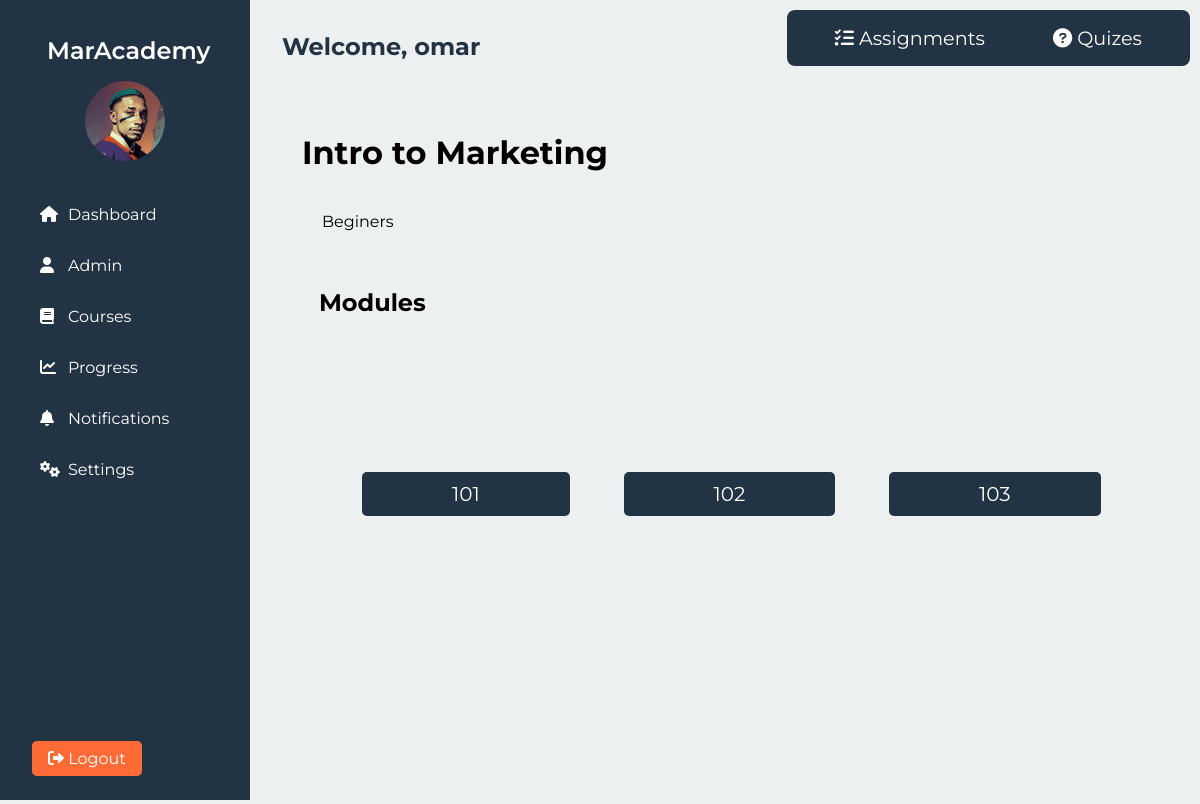
Screenshot of /detail/6/ (signed in) with the database file from the repository.
### ourusers/models.py (models this page shows, shortened)
class CustomUser(AbstractUser):
    is_student = models.BooleanField(default=True)
    is_instructor = models.BooleanField(default=False)
    profile_picture = models.ImageField(upload_to='profile_pictures/', blank=True, null=True)

### courses/models.py (models this page shows, shortened)
class Course(models.Model):
    title = models.CharField(max_length=100)
    instructor = models.ForeignKey(User, on_delete=models.CASCADE, blank=True, null=True)
    description = models.TextField()
    image = models.ImageField(upload_to='course_images/', max_length=500, blank=True, null=True)
    enrolled_users = models.ManyToManyField(User, related_name='enrolled_courses', blank=True)
    created_at = models.DateTimeField(auto_now_add=True)
    updated_at = models.DateTimeField(auto_now=True)

class Module(models.Model):
    title = models.CharField(max_length=100)
    description = models.TextField()
    image = models.ImageField(upload_to='course_images/', max_length=500, blank=True, null=True)
    course = models.ForeignKey(Course,  related_name='modules', on_delete=models.CASCADE)
    created_at = models.DateTimeField(auto_now_add=True)
    updated_at = models.DateTimeField(auto_now=True)

### courses/views.py (the view)
# urls.py: path('detail/<int:pk>/', course_detail, name='course_detail'),  # Added trailing slash
@login_required
def course_detail(request, pk):
    course = Course.objects.get(pk=pk)
    return render(request, 'courses/course_details.html', {'course': course})

### courses/templates/courses/course_details.html (shortened to what this page needs)
{% extends 'ourusers/base.html' %} {% block content %}
<div class="dashboard-main">
  <h1>{{ course.title }}</h1>
  <p class="course-description">{{ course.description }}</p>
  <h2>Modules</h2>
  <ul class="module-list">
    {% for module in course.modules.all %}
    <li class="module-item">
      <a href="{% url 'courses:module_details' module.pk %}">
        <span>{{ module.title }}</span>
      </a>
    </li>
    {% empty %}
    <li>No modules available</li>
    {% endfor %}
  </ul>
</div>
<nav class="nav">
  <div class="nav-links">
    <a href="{% url 'assignments' course.id %}"><i class="fas fa-tasks"></i> Assignments</a>
    <a href="#"><i class="fas fa-question-circle"></i> Quizes</a>
  </div>
</nav>
{% endblock %}

### ourusers/templates/ourusers/base.html (shortened to what this page needs)
{% load static %}
<!DOCTYPE html>
<html lang="en">
  <head>
    <link
      rel="stylesheet"
      href="https://cdnjs.cloudflare.com/ajax/libs/font-awesome/6.0.0-beta3/css/all.min.css"
    />
    <link rel="stylesheet" href="{% static 'css/base.css' %}" />
  </head>
  <body>
    <div class="dashboard-container">
      <aside class="sidebar" id="sidebar">
        <div class="sidebar-header">
          <h2>MarAcademy</h2>
          {% if user.profile_picture %}
          <img
            src="{{ user.profile_picture.url }}"
            alt="{{ user.get_username }}'s profile picture"
            class="user-avatar"
          />
          {% else %}
          <img
            src="{% static 'images/default.webp' %}"
            alt="Default profile picture"
            class="user-avatar"
          />
          {% endif %}
        </div>
        <nav class="sidebar-nav">
          <ul>
            <li
              class="{% if request.resolver_match.url_name == 'dashboard' %}active{% endif %}"
            >
              <a href="{% url 'dashboard' %}"
                ><i class="fas fa-home"></i> Dashboard</a
              >
            </li>
            {% if request.user.is_instructor %}
            <li
              class="{% if request.resolver_match.url_name == 'course_list' %}active{% endif %}"
            >
              <a href="{% url 'courses:course_list' %}"
                ><i class="fas fa-user"></i> Admin</a
              >
            </li>
            {% endif %}
            <li
              class="{% if request.resolver_match.url_name == 'courses' %}active{% endif %}"
            >
              <a href="{% url 'courses:courses' %}"
                ><i class="fas fa-book"></i> Courses</a
              >
            </li>
            <li
              class="{% if request.resolver_match.url_name == 'progress' %}active{% endif %}"
            >
              <a href="{% url 'progress' %}"
                ><i class="fas fa-chart-line"></i> Progress</a
              >
            </li>
            <li
              class="{% if request.resolver_match.url_name == 'notifications' %}active{% endif %}"
            >
              <a href="#"><i class="fas fa-bell"></i> Notifications</a>
            </li>
            <li
              class="{% if request.resolver_match.url_name == 'settings' %}active{% endif %}"
            >
              <a href="#"><i class="fas fa-cogs"></i> Settings</a>
            </li>
          </ul>
        </nav>
        <div class="sidebar-footer">
          <a href="{% url 'logout' %}" class="logout-btn"
            ><i class="fas fa-sign-out-alt"></i> Logout</a
          >
        </div>
      </aside>
      <main class="main-content">
        <header class="main-header">
          <h1>Welcome, {{ user.get_username }}</h1>
        </header>
        {% block content %}{% endblock %}
      </main>
    </div>
  </body>
</html>

### ourusers/static/css/base.css (style rules this page uses)
:root { --dark-blue: #223344; --orange: #ff6b35; --black: #000000; --white: #ffffff; --background-color: #ecf0f1; }
* { margin: 0; padding: 0; box-sizing: border-box; list-style: none; text-decoration: none; box-sizing: border-box; }
body { font-family: "Montserrat", sans-serif; background-color: var(--background-color); color: var(--black); }
.dashboard-container { display: flex; min-height: 100vh; }
.sidebar { width: 250px; background-color: var(--dark-blue); color: var(--white); height: 100vh; position: fixed; left: 0; top: 0; overflow-y: auto; padding: 2rem; display: flex; flex-direction: column; transition: transform 0.3s ease; }
.sidebar-header { text-align: center; margin-bottom: 2rem; }
.sidebar-header h2 { font-size: 1.5rem; font-weight: 600; margin-bottom: 1rem; }
.user-avatar { width: 80px; height: 80px; border-radius: 50%; object-fit: cover; }
.sidebar-nav ul { list-style-type: none; }
.sidebar-nav li { margin-bottom: 1rem; }
.logout-btn { background-color: var(--orange); color: var(--white); border-radius: 5px; padding: 0.5rem 1rem; border: none; font-size: 1rem; cursor: pointer; transition: background-color 0.3s ease; text-decoration: none; }
.sidebar-nav a { color: var(--white); text-decoration: none; display: flex; align-items: center; padding: 0.5rem; border-radius: 5px; transition: background-color 0.3s ease; }
.sidebar-nav i { margin-right: 0.5rem; width: 20px; }
.sidebar-footer { margin-top: auto; }
.main-content { flex-grow: 1; margin-left: 250px; padding: 2rem; overflow-y: auto; min-height: 100vh; }
.main-header { display: flex; justify-content: space-between; align-items: center; margin-bottom: 2rem; }
.main-header h1 { font-size: 1.5rem; color: var(--dark-blue); }
.course-description { color: var(--black); margin-bottom: 0.3rem; flex-grow: 1; }
.dashboard-main { min-height: 90vh; max-width: 900px; margin: 0 auto; padding: 40px 20px; }
.course-description { width : 100%; margin: 0 auto; padding: 40px 20px; }
.dashboard-main h2 { font-size: 24px; }
.module-list { width : 100%; margin: 0 auto; display: flex; align-items: center; justify-content:space-evenly; flex-wrap: wrap; list-style: none; min-height: 40vh; }
.module-list a { text-decoration: none; font-size: 20px; padding: 10px 90px; margin: 3%; background-color: var(--dark-blue); color: var(--white); border-radius: 5px; transition: 0.3s ease; }
.module-container h1, p, h2 { width: 100%; margin: 2%; height: auto; }
.nav { display: flex; padding: 1rem; top: 0; right: 0; position: fixed; background-color: var(--dark-blue) ; z-index: 1; margin: 10px; border-radius: 8px; }
.nav a { margin: 0 2rem; text-decoration: none; color: var(--white); font-size: 1.2rem; z-index: 5000; }

### rows the page displays
CustomUser: profile_picture (picture), get_username "omar"
Course: title "Intro to Marketing", description "Beginers"
Module: title "101"
Module: title "102"
Module: title "103"
